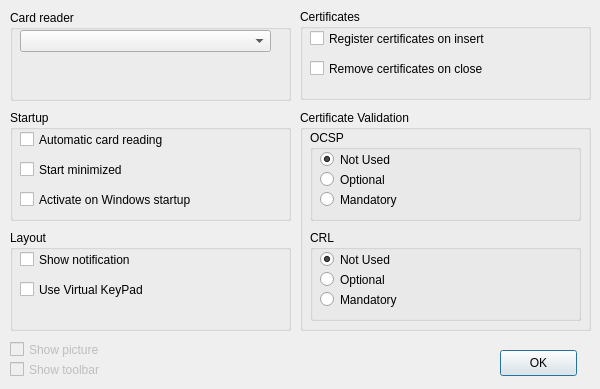
<?xml version="1.0" encoding="UTF-8"?>
<ui version="4.0">
 <class>dlgOptions</class>
 <widget class="QDialog" name="dlgOptions">
  <property name="geometry">
   <rect>
    <x>0</x>
    <y>0</y>
    <width>600</width>
    <height>389</height>
   </rect>
  </property>
  <property name="sizePolicy">
   <sizepolicy hsizetype="Expanding" vsizetype="Expanding">
    <horstretch>0</horstretch>
    <verstretch>0</verstretch>
   </sizepolicy>
  </property>
  <property name="maximumSize">
   <size>
    <width>600</width>
    <height>417</height>
   </size>
  </property>
  <property name="windowTitle">
   <string>Options</string>
  </property>
  <property name="modal">
   <bool>true</bool>
  </property>
  <widget class="QGroupBox" name="groupBox_2">
   <property name="geometry">
    <rect>
     <x>10</x>
     <y>110</y>
     <width>281</width>
     <height>111</height>
    </rect>
   </property>
   <property name="title">
    <string>Startup</string>
   </property>
   <widget class="QCheckBox" name="chbAutoCardReading">
    <property name="geometry">
     <rect>
      <x>10</x>
      <y>20</y>
      <width>261</width>
      <height>19</height>
     </rect>
    </property>
    <property name="toolTip">
     <string>determins whether the application should start reading the card from the moment it's detected in the cartdreader or not</string>
    </property>
    <property name="text">
     <string>Automatic card reading</string>
    </property>
   </widget>
   <widget class="QCheckBox" name="chbWinAutoStart">
    <property name="geometry">
     <rect>
      <x>10</x>
      <y>80</y>
      <width>261</width>
      <height>19</height>
     </rect>
    </property>
    <property name="statusTip">
     <string>Determins whether this application should start when windows starts or not</string>
    </property>
    <property name="text">
     <string>Activate on Windows startup</string>
    </property>
   </widget>
   <widget class="QCheckBox" name="chbStartMinimized">
    <property name="geometry">
     <rect>
      <x>10</x>
      <y>50</y>
      <width>261</width>
      <height>19</height>
     </rect>
    </property>
    <property name="toolTip">
     <string>Determins whether the mainwindow should stay hidden on startup or not (Tray Icon will stay available)</string>
    </property>
    <property name="text">
     <string>Start minimized</string>
    </property>
   </widget>
  </widget>
  <widget class="QGroupBox" name="groupBox">
   <property name="geometry">
    <rect>
     <x>300</x>
     <y>9</y>
     <width>291</width>
     <height>91</height>
    </rect>
   </property>
   <property name="title">
    <string>Certificates</string>
   </property>
   <widget class="QCheckBox" name="chbRegCert">
    <property name="geometry">
     <rect>
      <x>10</x>
      <y>20</y>
      <width>271</width>
      <height>19</height>
     </rect>
    </property>
    <property name="text">
     <string>Register certificates on insert</string>
    </property>
   </widget>
   <widget class="QCheckBox" name="chbRemoveCert">
    <property name="geometry">
     <rect>
      <x>10</x>
      <y>50</y>
      <width>271</width>
      <height>19</height>
     </rect>
    </property>
    <property name="text">
     <string>Remove certificates on close</string>
    </property>
   </widget>
  </widget>
  <widget class="QGroupBox" name="groupBox_3">
   <property name="geometry">
    <rect>
     <x>10</x>
     <y>230</y>
     <width>281</width>
     <height>101</height>
    </rect>
   </property>
   <property name="title">
    <string>Layout</string>
   </property>
   <widget class="QCheckBox" name="chbUseKeyPad">
    <property name="geometry">
     <rect>
      <x>10</x>
      <y>50</y>
      <width>261</width>
      <height>19</height>
     </rect>
    </property>
    <property name="text">
     <string>Use Virtual KeyPad</string>
    </property>
   </widget>
   <widget class="QCheckBox" name="chbShowNotification">
    <property name="geometry">
     <rect>
      <x>10</x>
      <y>20</y>
      <width>261</width>
      <height>19</height>
     </rect>
    </property>
    <property name="text">
     <string>Show notification</string>
    </property>
   </widget>
  </widget>
  <widget class="QGroupBox" name="groupBox_4">
   <property name="geometry">
    <rect>
     <x>10</x>
     <y>10</y>
     <width>281</width>
     <height>91</height>
    </rect>
   </property>
   <property name="title">
    <string>Card reader</string>
   </property>
   <widget class="QComboBox" name="cmbCardReader">
    <property name="geometry">
     <rect>
      <x>10</x>
      <y>20</y>
      <width>251</width>
      <height>22</height>
     </rect>
    </property>
   </widget>
  </widget>
  <widget class="QGroupBox" name="grpCertValidation">
   <property name="geometry">
    <rect>
     <x>300</x>
     <y>110</y>
     <width>291</width>
     <height>221</height>
    </rect>
   </property>
   <property name="title">
    <string>Certificate Validation</string>
   </property>
   <widget class="QGroupBox" name="grpOCSP">
    <property name="geometry">
     <rect>
      <x>10</x>
      <y>20</y>
      <width>271</width>
      <height>91</height>
     </rect>
    </property>
    <property name="title">
     <string>OCSP</string>
    </property>
    <widget class="QRadioButton" name="rbOCSPNotUsed">
     <property name="geometry">
      <rect>
       <x>10</x>
       <y>20</y>
       <width>231</width>
       <height>19</height>
      </rect>
     </property>
     <property name="text">
      <string>Not Used</string>
     </property>
     <property name="checked">
      <bool>true</bool>
     </property>
    </widget>
    <widget class="QRadioButton" name="rbOCSPOptional">
     <property name="geometry">
      <rect>
       <x>10</x>
       <y>40</y>
       <width>231</width>
       <height>19</height>
      </rect>
     </property>
     <property name="text">
      <string>Optional</string>
     </property>
    </widget>
    <widget class="QRadioButton" name="rbOCSPMandatory">
     <property name="geometry">
      <rect>
       <x>10</x>
       <y>60</y>
       <width>221</width>
       <height>19</height>
      </rect>
     </property>
     <property name="text">
      <string>Mandatory</string>
     </property>
    </widget>
   </widget>
   <widget class="QGroupBox" name="grpCRL">
    <property name="geometry">
     <rect>
      <x>10</x>
      <y>120</y>
      <width>271</width>
      <height>91</height>
     </rect>
    </property>
    <property name="title">
     <string>CRL</string>
    </property>
    <widget class="QRadioButton" name="rbCRLNotUsed">
     <property name="geometry">
      <rect>
       <x>10</x>
       <y>20</y>
       <width>221</width>
       <height>19</height>
      </rect>
     </property>
     <property name="text">
      <string>Not Used</string>
     </property>
     <property name="checked">
      <bool>true</bool>
     </property>
    </widget>
    <widget class="QRadioButton" name="rbCRLOptional">
     <property name="geometry">
      <rect>
       <x>10</x>
       <y>40</y>
       <width>231</width>
       <height>19</height>
      </rect>
     </property>
     <property name="text">
      <string>Optional</string>
     </property>
    </widget>
    <widget class="QRadioButton" name="rbCRLMandatory">
     <property name="geometry">
      <rect>
       <x>10</x>
       <y>60</y>
       <width>231</width>
       <height>19</height>
      </rect>
     </property>
     <property name="text">
      <string>Mandatory</string>
     </property>
    </widget>
   </widget>
  </widget>
  <widget class="QPushButton" name="okButton">
   <property name="geometry">
    <rect>
     <x>500</x>
     <y>350</y>
     <width>77</width>
     <height>26</height>
    </rect>
   </property>
   <property name="text">
    <string>OK</string>
   </property>
  </widget>
  <widget class="QCheckBox" name="chbShowPicture">
   <property name="enabled">
    <bool>false</bool>
   </property>
   <property name="geometry">
    <rect>
     <x>10</x>
     <y>340</y>
     <width>261</width>
     <height>19</height>
    </rect>
   </property>
   <property name="text">
    <string>Show picture</string>
   </property>
  </widget>
  <widget class="QCheckBox" name="chbShowToolbar">
   <property name="enabled">
    <bool>false</bool>
   </property>
   <property name="geometry">
    <rect>
     <x>10</x>
     <y>360</y>
     <width>261</width>
     <height>19</height>
    </rect>
   </property>
   <property name="toolTip">
    <string>Determins whether the toolbar gets shown or not</string>
   </property>
   <property name="text">
    <string>Show toolbar</string>
   </property>
  </widget>
 </widget>
 <resources/>
 <connections>
  <connection>
   <sender>okButton</sender>
   <signal>clicked()</signal>
   <receiver>dlgOptions</receiver>
   <slot>accept()</slot>
   <hints>
    <hint type="sourcelabel">
     <x>278</x>
     <y>253</y>
    </hint>
    <hint type="destinationlabel">
     <x>96</x>
     <y>254</y>
    </hint>
   </hints>
  </connection>
 </connections>
</ui>
